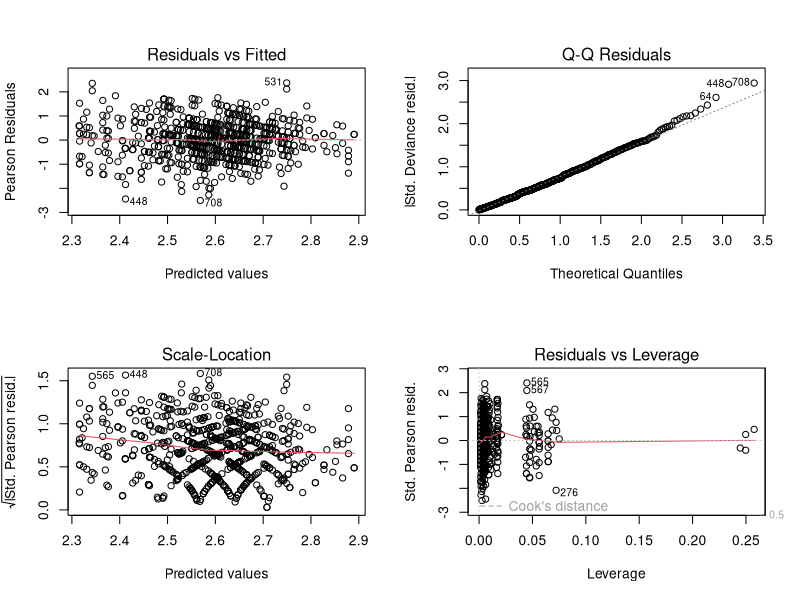
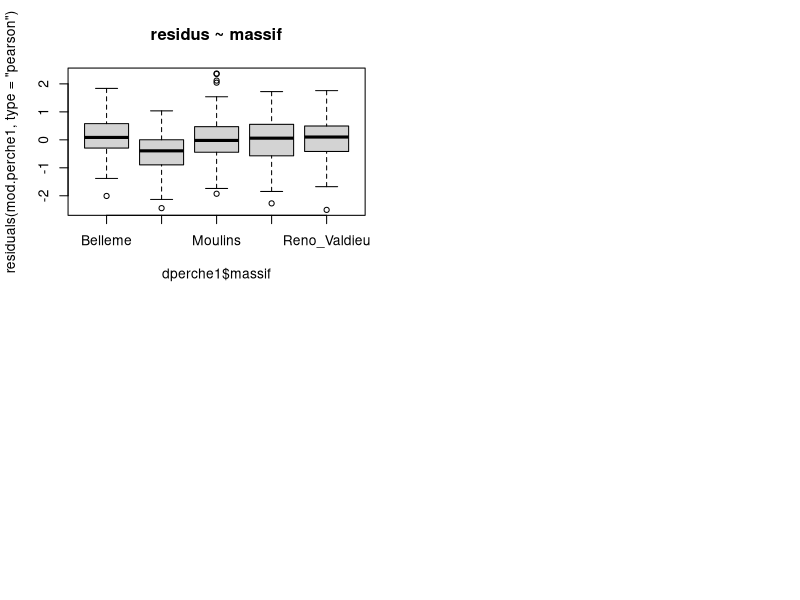
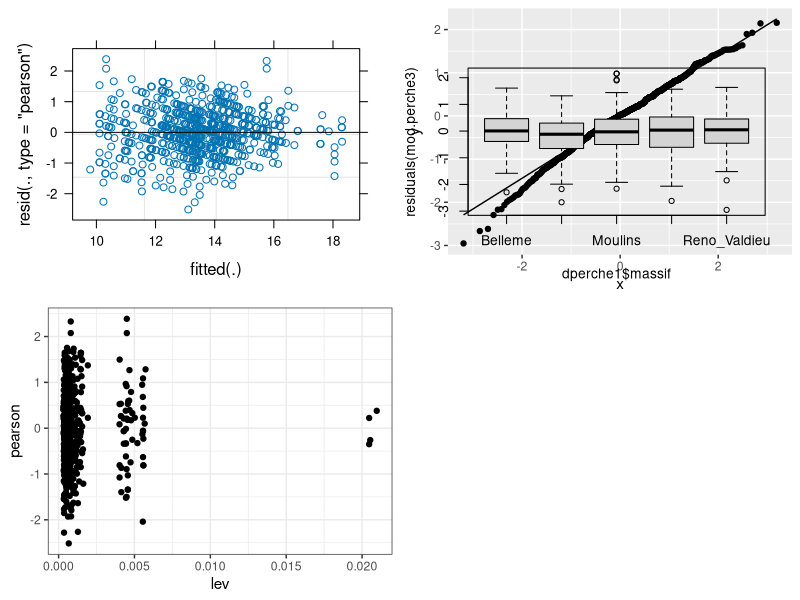

Recreate these plots in R, in order. (Note: this script raises an error after producing the figures.)
#----------------------------------------#
#### Communautes d'oiseaux forestiers ####
# effets aleatoires sur l'intercept #
#Auteur : Jean-Yves Barnagaud 2025 #
#Adaptation JP Vacher 2025 #
#----------------------------------------#

# CHARGER LES PACKAGES ####
library(tidyverse)
library(lme4)
library(cowplot)

# CHARGER LES DONNEES ####
dperche1 <- read_tsv("richesse_avifaune_perche.txt") %>% 
  mutate(point = factor(point), 
         massif = factor(massif), 
         essence = factor(essence))
print(dperche1, n = 5)

## MODELE GLM ####

# Richesse specifique en fonction des variables visees, tous massifs confondus
mod.perche1 <- glm(rs ~ Hdom + ST + essence, data = dperche1, family = poisson)

# contrele residus
par(mfrow = c(2,2))
plot(mod.perche1) # quelques points extremes mais qui ne sont pas derangeants (on reste bien en dessous des niveaux de leverage qui influent sur les coefficients)

# l'effet massif est bien visible
boxplot(residuals(mod.perche1, type = "pearson") ~ dperche1$massif, main = "residus ~ massif")
summary(aov(residuals(mod.perche1, type="pearson") ~ dperche1$massif))

# Richesse specifique en fonction des variables visees, avec effet fixe massif
mod.perche2 <- glm(rs ~ Hdom + ST + essence + massif, data = dperche1, family = poisson)
summary(mod.perche2) #suffisamment de points par massif pour un effet fixe, tous les effets sont bien estimes malgre les heterogeneites d'echantillonnage


#MODELE MIXTE ####
## on passe en modele mixte pour representer la hierarchie de l'echantillonnage et concentrer cette hierarchie en un terme unique de variance

# ce modele genere un warning
mod.perche3 <- glmer(rs ~ Hdom + ST + essence + (1|massif), data = dperche1, family = poisson)

# etude des variables
summary(dperche1$Hdom)
summary(dperche1$ST)

# le warning est genere par le fait qu'on a des variables sur de grandes echelles de valeurs. Une solution est de centrer - reduire (recommande)
dperche1$sHdom <- as.vector(scale(dperche1$Hdom))
dperche1$sST <- as.vector(scale(dperche1$ST))

# variables centrees-reduites
summary(dperche1$sHdom)
summary(dperche1$sST)

# on refait le modele avec les variables centrees reduites
mod.perche3 <- glmer(rs ~ sHdom + sST + essence + (1|massif), data = dperche1, family = poisson)


# diagnostic sur residus
p1 <- plot(mod.perche3) 

res <- data.frame(res=residuals(mod.perche3))
p2 <- ggplot(res, aes(sample = res)) +
  stat_qq() +
  stat_qq_line() 


p3 <- ggplot(data.frame(lev = hatvalues(mod.perche3), pearson = residuals(mod.perche3,type = "pearson")),
          aes(x = lev,y = pearson)) +
  geom_point() +
  theme_bw() 

plot_grid(p1,p2,p3)

# effet blocs bien traitee
boxplot(residuals(mod.perche3) ~ dperche1$massif)

# Re
r.squaredGLMM(mod.perche3)

# sortie numerique
summary(mod.perche3)

# sorties graphiques des effets avec sjPlot : avec type="eff", predicteurs constants e 0
p.mix1 <- plot_model(mod.perche3, type = "eff", terms = "sST")
p.mix2 <- plot_model(mod.perche3, type = "eff", terms = "sHdom")
p.mix3 <- plot_model(mod.perche3,type = "eff", terms = "essence")
p.mix4 <- plot_model(mod.perche3,type = "re")
cowplot::plot_grid(p.mix1, p.mix2, p.mix3, p.mix4)


# modele initial (GLM) avec variables centrees-reduites
mod.perche1b=glm(rs~sHdom+sST+essence,data=dperche1,family=poisson)

# comparaison des intervalles de confiance (sauf intercept pour faciliter la representation graphique)
conf.massif=confint(mod.perche3,method="Wald")[-c(1,2),] # on utilise les IC de Wald parce qu'il y a un gros df mais il vaudrait mieux calculer les IC profile (! long)
conf.nomassif=confint(mod.perche1b,method="Wald")[-1,]

# graphiquement : les differences d'IC ne sont pas tres fortes parce que l'effet massif est faible, mais on voit quand meme de petits decalages
# ces decalages seraient bien plus forts si le ddl etait plus faible et avec des gros desequilibres d'echantillonnage entre massifs
plot(x=0,y=0,type="n",xlim=c(1,13),xaxt="n",xlab="pentes",ylab="intervalle de confiance (Wald)",ylim=c(-0.4,0.4))
axis(side=1,at=seq(1.5,12.5,2),labels=c("Hdom","ST","DOU","EPC","PS","SP"))
abline(h=0,col="steelblue",lty="dotted")
segments(x0=seq(1,12,2),x1=seq(1,12,2),y0=conf.massif[,1],y1=conf.massif[,2],lwd=2)
segments(x0=seq(2,13,2),x1=seq(2,13,2),y0=conf.nomassif[,1],y1=conf.nomassif[,2],lwd=2,col="darkred")
legend("topright",bty="n",lty="solid",col=c("black","darkred"),legend=c("effet aleatoire massif","pas d'effet massif"))

#--------------------------------------#
### Modele mixte à pentes aleatoires ###
#--------------------------------------#

## GLM classique : terme d'interaction
mod.perche4 <- glm(rs ~ massif*(sHdom+sST+essence), data = dperche1, family = poisson)

par(mfrow=c(2,2))
plot(mod.perche4)
summary(mod.perche4)

# interactions non estimables
table(dperche1[,c("massif","essence")])

# GLMM à pentes aleatoires
mod.perche5 <- glmer(rs~sHdom + sST + essence + (sHdom + sST + essence|massif),
                     data=dperche1,family=poisson,
                     control=glmerControl(optimizer="bobyqa", optCtrl = list(maxfun=2e5))) # identique à (1+sHdom+sST+essence|massif). 
#Le changement d'algorithme est rendu necessaire par la complexite du modele
#Dans le cours, j'ai simplifié en retirant essence du terme aléatoire

# intervalles de confiance
confint(mod.perche5,method="Wald") # à nouveau : penser à passer en "profile" pour avoir des IC plus corrects, mais attention à la duree de calcul

# sorties graphiques du modele à intercept aleatoire
pmix1 <- plot_model(mod.perche3,type="eff",terms="sST",title="Surface terriere, intercept aleatoire")+ylim(10,20)
pmix2 <- plot_model(mod.perche3,type="eff",terms="sHdom",title="Hauteur dominante, intercept aleatoire")+ylim(0,20)
pmix3 <- plot_model(mod.perche3,type="eff",terms="essence",title="Essence, intercept aleatoire") # VID n'est present que sur Perche-Trappe

# sorties graphiques du modele à intercept et pentes aleatoires
pmixslope1 <- plot_model(mod.perche5,type="eff",terms="sST",title="Surface terriere, intercept et pentes aleatoires")+ylim(10,20)
pmixslope2 <- plot_model(mod.perche5,type="eff",terms="sHdom",title="Hauteur dominante, intercept et pentes aleatoires")+ylim(0,20)
pmixslope3 <- plot_model(mod.perche5,type="eff",terms="essence",title="Essence, intercept et pentes aleatoires")

#Tout sur une même figure :
cowplot::plot_grid(pmix1,pmix2,pmix3,pmixslope1,pmixslope2,pmixslope3)